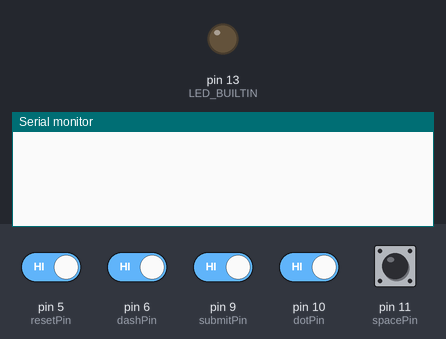
A sketch run on a simulated Arduino Uno, built with avr-gcc and run on an emulated ATmega328P. On the bench: output pins drawn as LEDs (lit = HIGH), the last lines printed to the serial monitor. Inputs (shaded band) come from the test bench; at power-on: pin 5 (resetPin), pin 6 (dashPin), pin 9 (submitPin), pin 10 (dotPin), pin 11 (spacePin) HIGH.

Above: at 1.2 s.
1.3 s: pin 6 (dashPin) driven LOW and pin 9 (submitPin) driven LOW
At 2.4 s:
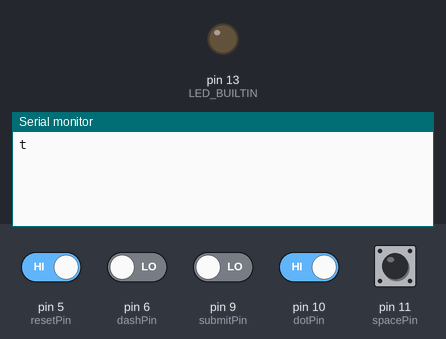
3.3 s: pin 5 (resetPin) driven LOW and pin 10 (dotPin) driven LOW
At 5.9 s:
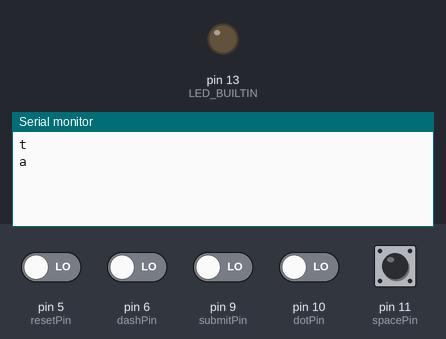
6.3 s: pin 6 (dashPin) driven HIGH
At 7.1 s:
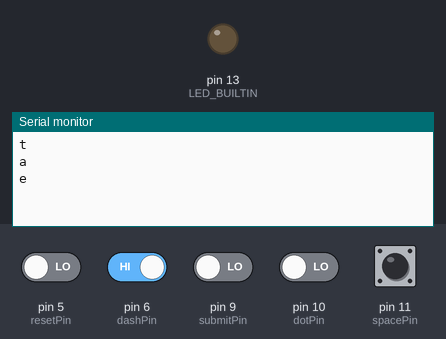

Measured:
- after the input at 1.3 s, the serial monitor: prints a new line after 0.50 s (image 1)
- after the input at 3.3 s, the serial monitor: prints a new line after 1.5 s (image 2)
- after the input at 6.3 s, the serial monitor: prints a new line at once (image 3)

The sketch:

aruduino_no_lcd_working_morse_to_text.ino
```cpp
String m = "";
boolean toread = true;

const int dotPin = 10;
const int dashPin = 6;
const int spacePin = 11;
const int submitPin = 9;
const int resetPin = 5;

void setup() {
   Serial.begin(9600);
   pinMode(LED_BUILTIN, OUTPUT);
   pinMode(dotPin, INPUT_PULLUP);
   pinMode(dashPin, INPUT_PULLUP);
   pinMode(spacePin, INPUT_PULLUP);
   pinMode(submitPin, INPUT_PULLUP);
   pinMode(resetPin, INPUT_PULLUP);
}

void loop() {
  if (digitalRead(resetPin) == LOW) {
    m = "";
    toread = true;
    delay(500); // Debounce delay
  }

  if (toread) {
    if (digitalRead(spacePin) == LOW) {
      m += " ";
      delay(500); // Debounce delay
    }

    if (digitalRead(dotPin) == LOW) {
      m += ".";
      delay(500); // Debounce delay
    }

    if (digitalRead(dashPin) == LOW) {
      m += "-";
      delay(500); // Debounce delay
    }

    if (digitalRead(submitPin) == LOW) {
      toread = false;
      String translatedText = posofdatatoeng(m);
      Serial.println(translatedText);
      delay(500); // Debounce delay
    }
  }
}

String posofdatatoeng(String s) {
  String translatedText = "";
  String morseLetter = "";
  s.trim(); // Remove any leading or trailing spaces

  for (int i = 0; i < s.length(); i++) {
    char c = s.charAt(i);

    if (c == ' ') {
      if (morseLetter.length() > 0) {
        translatedText += data(morseLetter);
        morseLetter = "";
      }
    } else {
      morseLetter += c;
    }
  }

  // Translate the last Morse code letter if any
  if (morseLetter.length() > 0) {
    translatedText += data(morseLetter);
  }

  return translatedText;
}

String data(String nw) {
  char letters[] = { 'a', 'b', 'c', 'd', 'e', 'f', 'g', 'h', 'i', 'j', 'k', 'l',
                  'm', 'n', 'o', 'p', 'q', 'r', 's', 't', 'u', 'v', 'w', 'x',
                  'y', 'z', '1', '2', '3', '4', '5', '6', '7', '8', '9', '0' };

  String codes[] = { ".-", "-...", "-.-.", "-..", ".", "..-.", "--.", "....", "..", ".---",
                  "-.-", ".-..", "--", "-.", "---", ".--.", "--.-", ".-.", "...", "-",
                  "..-", "...-", ".--", "-..-", "-.--", "--..", ".----", "..---", "...--",
                  "....-", ".....", "-....", "--...", "---..", "----.", "-----" };

  for (int i = 0; i < 36; i++) {
    if (nw == codes[i]) {
      return String(letters[i]);
    }
  }
  return ""; // Return empty string if no match found
}
```
